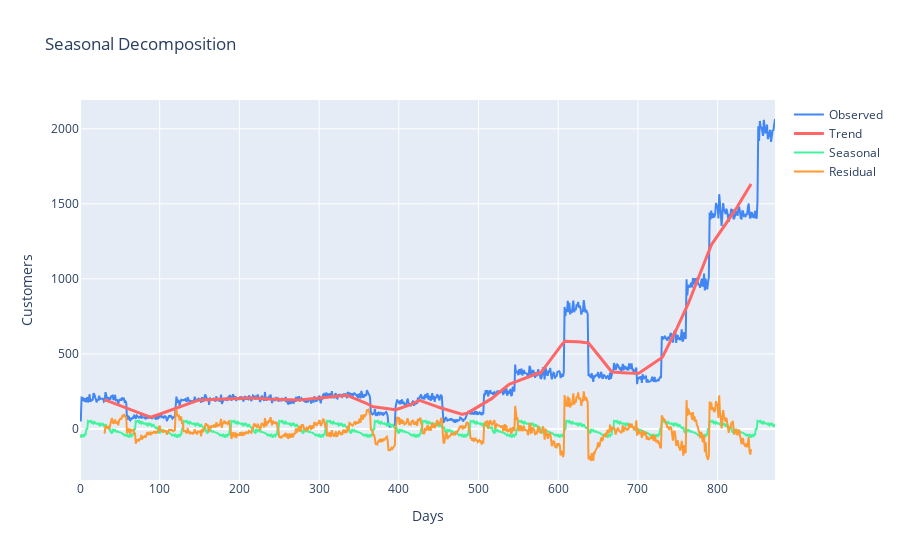

Here is the notebook cell this chart was saved with:
### Code cell
s = sm.tsa.seasonal_decompose(data1.Sales.values, freq=60)
trace1 = go.Scatter(x = np.arange(0, len(s.observed), 1),
                    y = s.observed,
                    mode = 'lines',
                    name = 'Observed',
                    line = dict(color = ('rgb(66, 134, 244)'), width = 2))
trace2 = go.Scatter(x = np.arange(0, len(s.trend), 1),
                    y = s.trend,
                    mode = 'lines',
                    name = 'Trend',
                    line = dict(color = ('rgb(255, 102, 102)'), width = 3))
trace3 = go.Scatter(x = np.arange(0, len(s.seasonal), 1),
                    y = s.seasonal,
                    mode = 'lines',
                    name = 'Seasonal',
                    line = dict(color = ('rgb(66, 244, 155)'), width = 2))
trace4 = go.Scatter(x = np.arange(0, len(s.resid), 1),
                    y = s.resid,
                    mode = 'lines',
                    name = 'Residual',
                    line = dict(color = ('rgb(255, 153, 51)'), width = 2))
data = [trace1, trace2, trace3, trace4]
layout = dict(title = 'Seasonal Decomposition', xaxis = dict(title = 'Days'), yaxis = dict(title = 'Customers'))
fig = dict(data=data, layout=layout)
iplot(fig)

### Figure 1 — Plotly figure (JSON) as saved in the notebook; plotly's stock layout.template omitted (floating-point values rounded to 4 significant figures; data arrays with more than 128 entries replaced by an {"elided": "..."} marker saying what was removed)
{"data": [{"line": {"color": "rgb(66, 134, 244)", "width": 2}, "mode": "lines", "name": "Observed", "type": "scatter", "x": {"elided": "873 int values"}, "y": {"elided": "873 int values"}}, {"line": {"color": "rgb(255, 102, 102)", "width": 3}, "mode": "lines", "name": "Trend", "type": "scatter", "x": {"elided": "873 int values"}, "y": {"elided": "873 float values"}}, {"line": {"color": "rgb(66, 244, 155)", "width": 2}, "mode": "lines", "name": "Seasonal", "type": "scatter", "x": {"elided": "873 int values"}, "y": {"elided": "873 float values"}}, {"line": {"color": "rgb(255, 153, 51)", "width": 2}, "mode": "lines", "name": "Residual", "type": "scatter", "x": {"elided": "873 int values"}, "y": {"elided": "873 float values"}}], "layout": {"title": {"text": "Seasonal Decomposition"}, "xaxis": {"title": {"text": "Days"}}, "yaxis": {"title": {"text": "Customers"}}}}
